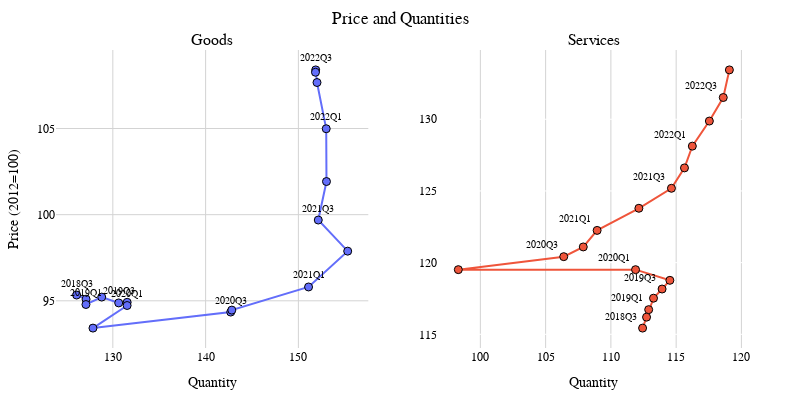

Notebook code for this chart:
### Code cell
from plotly.subplots import make_subplots
import plotly.graph_objs as go

latest_n_values = 18
df_pq_latest = df_pq[-latest_n_values:]

fig = make_subplots(rows=1, cols=2,
                    subplot_titles=("Goods", "Services"),
                    column_widths=[0.5, 0.5],
                    horizontal_spacing=0.1,
                    specs=[[{"type": "scatter"}, {"type": "scatter"}]],
                    )

fig.add_trace(
    go.Scatter(x=df_pq_latest['Quantity (goods)'],
               y=df_pq_latest['Price (goods)'],
               mode='lines+markers+text',
               name='goods',
               # text=df_pq_latest.index,
               text=[index if i%2==0 else '' for i, index in enumerate(df_pq_latest.index)],
               textposition="top center",
               textfont=dict(size=10),
               marker=dict(size=8, line=dict(width=1, color="black")),
               showlegend=False),
    row=1, col=1
)

fig.update_xaxes(title_text="Quantity",
                 showgrid=True, gridcolor='lightgray', zeroline=False,
                 row=1, col=1)
fig.update_yaxes(title_text="Price (2012=100)",
                 showgrid=True, gridcolor='lightgray', zeroline=False,
                 row=1, col=1)

fig.add_trace(
    go.Scatter(x=df_pq_latest['Quantity (services)'],
               y=df_pq_latest['Price (services)'],
               mode='lines+markers+text',
               name='services',
            #    text=df_pq_latest.index,
               text=[index if i%2==0 else '' for i, index in enumerate(df_pq_latest.index)],
               textposition="top left",
               textfont=dict(size=10),
               marker=dict(size=8, line=dict(width=1, color="black")),
               showlegend=False),
    row=1, col=2
)

fig.update_xaxes(title_text="Quantity",
                 showgrid=True, gridcolor='lightgray', zeroline=False,
                 row=1, col=2)
# fig.update_yaxes(title_text="Price",
#                  showgrid=True, gridcolor='lightgray', zeroline=False,
#                  row=1, col=2)

fig.update_layout(height=400, width=800,
                  title_x=0.5, title_y=0.97,
                  margin=dict(l=50, r=50, t=50, b=50),
                  title_text="Price and Quantities",
                  font=dict(family="Arial", size=12, color="black"),
                  plot_bgcolor='white',
                  )
fig.show()

### Figure 1 — Plotly figure (JSON) as saved in the notebook; plotly's stock layout.template omitted (floating-point values rounded to 4 significant figures)
{"data": [{"marker": {"line": {"color": "black", "width": 1}, "size": 8}, "mode": "lines+markers+text", "name": "goods", "showlegend": false, "text": ["2018Q3", "", "2019Q1", "", "2019Q3", "", "2020Q1", "", "2020Q3", "", "2021Q1", "", "2021Q3", "", "2022Q1", "", "2022Q3", ""], "textfont": {"size": 10}, "textposition": "top center", "type": "scatter", "x": [126.1, 127.1, 127.1, 128.8, 130.6, 131.5, 131.5, 127.9, 142.7, 142.8, 151.1, 155.3, 152.1, 153.0, 153.0, 152.0, 151.9, 151.8], "xaxis": "x", "y": [95.33, 95.09, 94.78, 95.22, 94.88, 94.91, 94.73, 93.42, 94.34, 94.46, 95.8, 97.88, 99.69, 101.9, 105.0, 107.7, 108.4, 108.3], "yaxis": "y"}, {"marker": {"line": {"color": "black", "width": 1}, "size": 8}, "mode": "lines+markers+text", "name": "services", "showlegend": false, "text": ["2018Q3", "", "2019Q1", "", "2019Q3", "", "2020Q1", "", "2020Q3", "", "2021Q1", "", "2021Q3", "", "2022Q1", "", "2022Q3", ""], "textfont": {"size": 10}, "textposition": "top left", "type": "scatter", "x": [112.4, 112.7, 112.9, 113.3, 113.9, 114.5, 111.9, 98.31, 106.4, 107.9, 108.9, 112.1, 114.6, 115.6, 116.2, 117.5, 118.6, 119.1], "xaxis": "x2", "y": [115.4, 116.2, 116.7, 117.5, 118.2, 118.8, 119.5, 119.5, 120.4, 121.1, 122.2, 123.8, 125.2, 126.6, 128.1, 129.9, 131.5, 133.4], "yaxis": "y2"}], "layout": {"annotations": [{"font": {"size": 16}, "showarrow": false, "text": "Goods", "x": 0.225, "xanchor": "center", "xref": "paper", "y": 1, "yanchor": "bottom", "yref": "paper"}, {"font": {"size": 16}, "showarrow": false, "text": "Services", "x": 0.775, "xanchor": "center", "xref": "paper", "y": 1, "yanchor": "bottom", "yref": "paper"}], "font": {"color": "black", "family": "Arial", "size": 12}, "height": 400, "margin": {"b": 50, "l": 50, "r": 50, "t": 50}, "plot_bgcolor": "white", "title": {"text": "Price and Quantities", "x": 0.5, "y": 0.97}, "width": 800, "xaxis": {"anchor": "y", "domain": [0, 0.45], "gridcolor": "lightgray", "showgrid": true, "title": {"text": "Quantity"}, "zeroline": false}, "xaxis2": {"anchor": "y2", "domain": [0.55, 1], "gridcolor": "lightgray", "showgrid": true, "title": {"text": "Quantity"}, "zeroline": false}, "yaxis": {"anchor": "x", "domain": [0, 1], "gridcolor": "lightgray", "showgrid": true, "title": {"text": "Price (2012=100)"}, "zeroline": false}, "yaxis2": {"anchor": "x2", "domain": [0, 1]}}}
